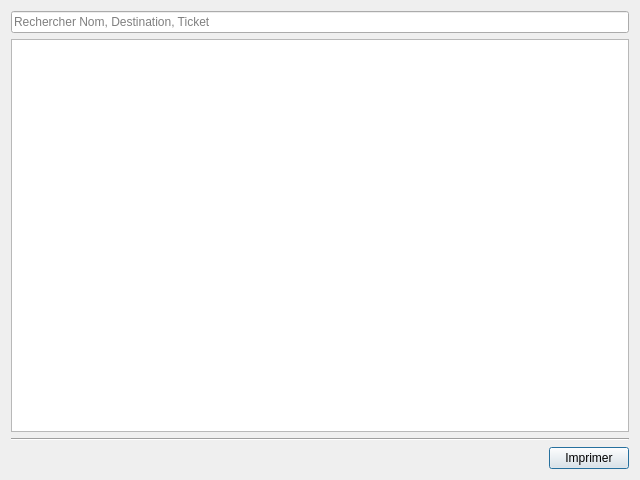
<?xml version="1.0" encoding="UTF-8"?>
<ui version="4.0">
 <class>DialogPersonalReport</class>
 <widget class="QDialog" name="DialogPersonalReport">
  <property name="geometry">
   <rect>
    <x>0</x>
    <y>0</y>
    <width>640</width>
    <height>480</height>
   </rect>
  </property>
  <property name="windowTitle">
   <string>Dialog</string>
  </property>
  <layout class="QVBoxLayout" name="verticalLayout">
   <item>
    <widget class="QLineEdit" name="lineEdit">
     <property name="placeholderText">
      <string>Rechercher Nom, Destination, Ticket</string>
     </property>
    </widget>
   </item>
   <item>
    <widget class="QTableView" name="tableView">
     <property name="selectionMode">
      <enum>QAbstractItemView::SingleSelection</enum>
     </property>
     <property name="selectionBehavior">
      <enum>QAbstractItemView::SelectRows</enum>
     </property>
    </widget>
   </item>
   <item>
    <widget class="Line" name="line">
     <property name="orientation">
      <enum>Qt::Horizontal</enum>
     </property>
    </widget>
   </item>
   <item>
    <layout class="QHBoxLayout" name="horizontalLayout">
     <item>
      <spacer name="horizontalSpacer">
       <property name="orientation">
        <enum>Qt::Horizontal</enum>
       </property>
       <property name="sizeHint" stdset="0">
        <size>
         <width>40</width>
         <height>20</height>
        </size>
       </property>
      </spacer>
     </item>
     <item>
      <widget class="QPushButton" name="pushButtonPrintPersonalReport">
       <property name="text">
        <string>Imprimer</string>
       </property>
       <property name="icon">
        <iconset>
         <normalon>:/img/img/printer.png</normalon>
        </iconset>
       </property>
      </widget>
     </item>
    </layout>
   </item>
  </layout>
 </widget>
 <resources/>
 <connections/>
</ui>
